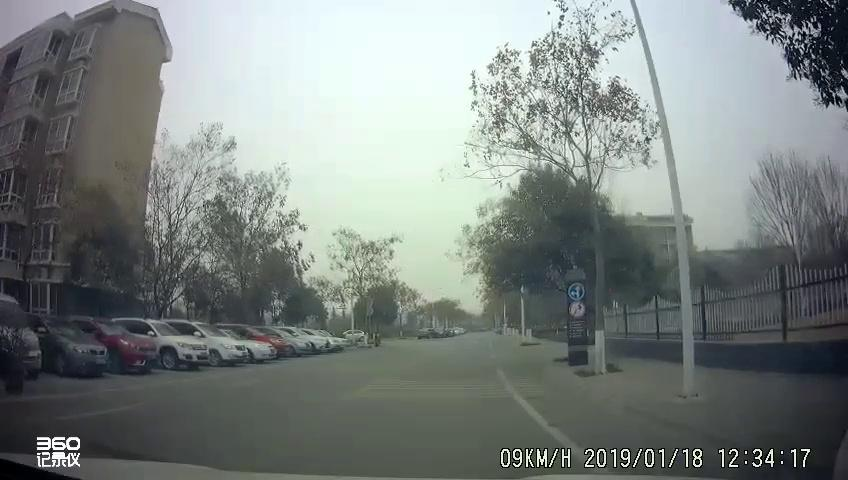
#> input picture preprog/16665.jpg, 848 x 480 px
$ python test1102_b.py
#> lines starting #> are read from the running program, lines starting #| are printed output that depends on the picture
### preprog/HSI_RGB.py
# -*- coding:utf-8 -*-

import matplotlib.pyplot as plt
import cv2 as cv
import numpy as np

# 显示汉字用
plt.rcParams['font.sans-serif'] = ['SimHei']
plt.rcParams['axes.unicode_minus'] = False


# 定义显示一张图片函数
# [12 lines left out: functions imshow, label_def, not called in this run]


# 读取图片
img_orig = cv.imread('16665.jpg', 1)    # 读取彩色图片
#> img_orig is the input picture: shape (480, 848, 3); mean B, G, R 128.3, 130.7, 123.7


# RGB到HSI的变换
def rgb2hsi(image):
    b, g, r = cv.split(image)                    # 读取通道
    r = r / 255.0                                # 归一化
    g = g / 255.0
    b = b / 255.0
    eps = 1e-6                                   # 防止除零

    img_i = (r + g + b) / 3                      # I分量

    img_h = np.zeros(r.shape, dtype=np.float32)
    img_s = np.zeros(r.shape, dtype=np.float32)
    min_rgb = np.zeros(r.shape, dtype=np.float32)
    # 获取RGB中最小值
    min_rgb = np.where((r <= g) & (r <= b), r, min_rgb)
    min_rgb = np.where((g <= r) & (g <= b), g, min_rgb)
    min_rgb = np.where((b <= g) & (b <= r), b, min_rgb)
    img_s = 1 - 3*min_rgb/(r+g+b+eps)                                            # S分量

    num = ((r-g) + (r-b))/2
    den = np.sqrt((r-g)**2 + (r-b)*(g-b)+eps)
    theta = np.arccos(num/(den+eps))
    img_h = np.where((b-g) > 0, 2*np.pi - theta, theta)                           # H分量

    img_h = img_h/(2*np.pi)                                                       # 归一化
    temp_s = img_s - np.min(img_s)
    temp_i = img_i - np.min(img_i)
    img_s = temp_s/np.max(temp_s)
    img_i = temp_i/np.max(temp_i)

    image_hsi = cv.merge((img_h, img_s, img_i))
    return image_hsi


# HSI到RGB的变换
def hsi2rgb(image_hsi):
    eps = 1e-6                                                                  # 防止除零
    img_h, img_s, img_i = cv.split(image_hsi)
    # img_s = img_s / 255.0                               #归一化
    # img_i = img_i / 255.0
    # img_h = img_h / 255.0

    img_h = img_h*2*np.pi
    img_r = np.zeros(img_h.shape, dtype=np.float32)
    img_g = np.zeros(img_h.shape, dtype=np.float32)
    img_b = np.zeros(img_h.shape, dtype=np.float32)

    # 扇区1
    img_b = np.where((img_h >= 0) & (img_h < 2 * np.pi / 3), img_i * (1 - img_s), img_b)
    img_r = np.where((img_h >= 0) & (img_h < 2 * np.pi / 3),
                     img_i * (1 + img_s * np.cos(img_h) / (np.cos(np.pi/3 - img_h))), img_r)
    img_g = np.where((img_h >= 0) & (img_h < 2 * np.pi / 3), 3 * img_i - (img_r + img_b), img_g)

    # 扇区2
    img_r = np.where((img_h >= 2*np.pi/3) & (img_h < 4*np.pi/3), img_i * (1 - img_s), img_r)
    img_g = np.where((img_h >= 2*np.pi/3) & (img_h < 4*np.pi/3),
                     img_i * (1 + img_s * np.cos(img_h-2*np.pi/3) / (np.cos(np.pi/3 - (img_h-2*np.pi/3)))), img_g)
    img_b = np.where((img_h >= 2*np.pi/3) & (img_h < 4*np.pi/3), 3 * img_i - (img_r + img_g), img_b)

    # 扇区3
    img_g = np.where((img_h >= 4*np.pi/3) & (img_h <= 2*np.pi), img_i * (1 - img_s), img_g)
    img_b = np.where((img_h >= 4*np.pi/3) & (img_h <= 2*np.pi),
                     img_i * (1 + img_s * np.cos(img_h-4*np.pi/3) / (np.cos(np.pi/3 - (img_h-4*np.pi/3)))), img_b)
    img_r = np.where((img_h >= 4*np.pi/3) & (img_h <= 2*np.pi), 3 * img_i - (img_b + img_g), img_r)

    # [8 lines of commented-out code are left out]

    image_out = cv.merge((img_b*255, img_g*255, img_r*255)).astype('uint8')               # 按RGB合并，后面不用转换通道
    return image_out

# [28 lines of commented-out code are left out]


# [23 lines that do not run on import are left out]

### preprog/test1102_b.py
#!/usr/bin/env python
# -*- coding: utf-8 -*-

# 在HSI域对强度值进行模糊化处理
import time

import cv2 as cv
import numpy as np
import matplotlib.pyplot as plt
from preprog.HSI_RGB import rgb2hsi,hsi2rgb


def t1fs(max,min,mean,num):
    f=1-mean
    if num <= f:
        u = ((num-min)/(f-min))**0.5
        nums = u*(f-min)+min
    elif num > f:
        u = ((max-num)/(max-f))**0.5
        nums = max - u*(max-f)
    return nums

def t1transI(image):
    hsi = rgb2hsi(image)
#> in rgb2hsi, `den = np.sqrt((r-g)**2 + (r-b)*(g-b)+eps)`:
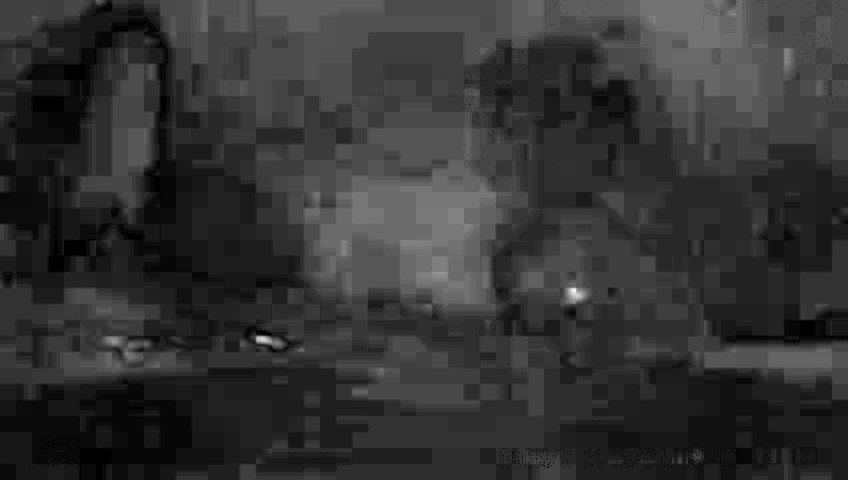
#> den: shape (480, 848) float64; min 0.001, max 0.189, mean 0.0391; drawn with min black and max white
#> in rgb2hsi, `theta = np.arccos(num/(den+eps))`:
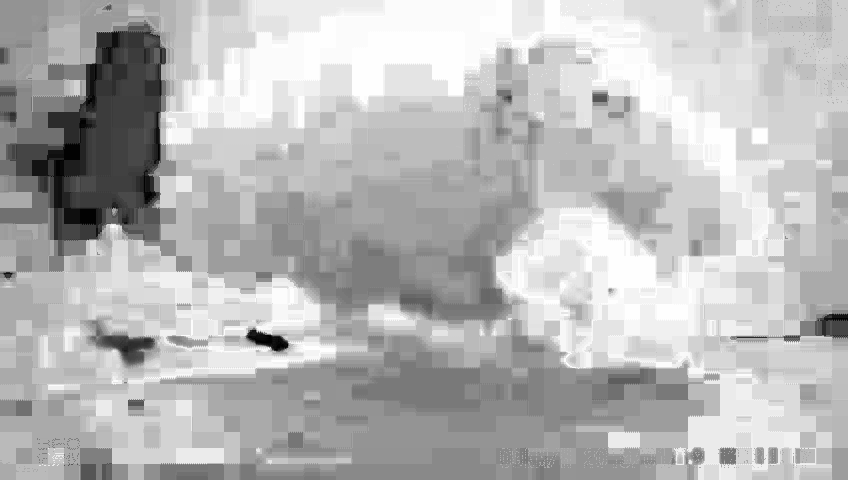
#> theta: shape (480, 848) float64; min 0.00945, max 3.13, mean 2.26; drawn with min black and max white
#> in rgb2hsi, `img_h = np.where((b-g) > 0, 2*np.pi - theta, theta)`:
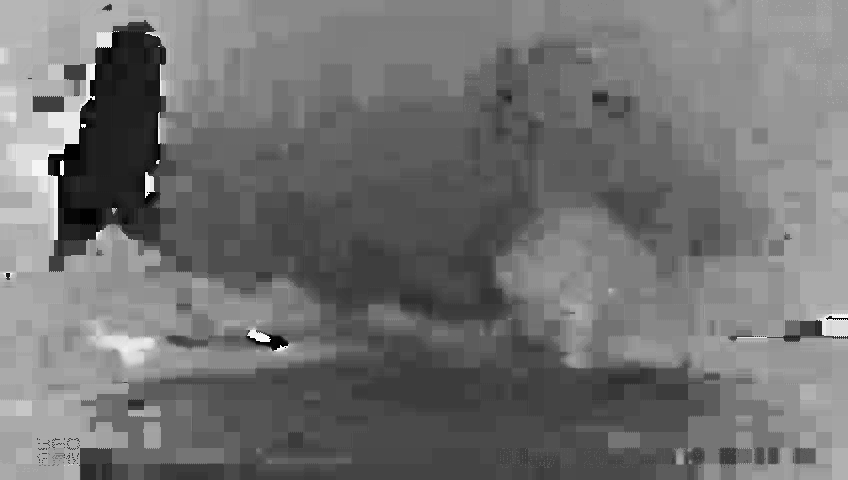
#> img_h: shape (480, 848) float64; min 0.00945, max 6.26, mean 2.81; drawn with min black and max white
#> in rgb2hsi, `image_hsi = cv.merge((img_h, img_s, img_i))`:
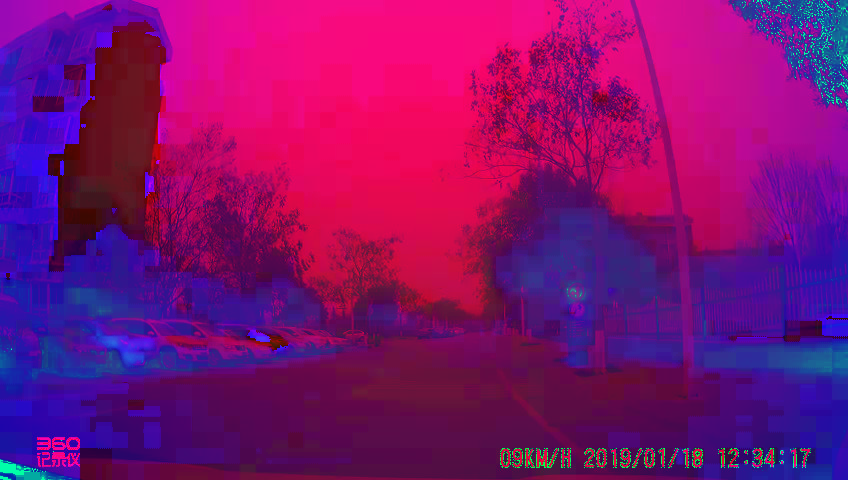
#> image_hsi: shape (480, 848, 3) float64; mean of channels 0, 1, 2 0.447, 0.0578, 0.5; drawn as B, G, R
    h,s,i = cv.split(hsi)
    img_i = np.asarray(i)
    max_i = img_i.max()
    min_i = img_i.min()
    mean_i = img_i.mean()
    function_vector = np.vectorize(t1fs)
    new_i = function_vector(max_i,min_i,mean_i,img_i)
    image_hsi = cv.merge([h, s, new_i])
    image_out = hsi2rgb(image_hsi)
    # image_out = Image.fromarray(np.uint8(image_out*255))
    return image_out

def histogram_demo(image):
    plt.hist(image.ravel(), 256, [0, 256])#ravel函数功能是将多维数组降为一维数组
    plt.show()
def image_hist(image): #画三通道图像的直方图
   color = ("blue", "green", "red")#画笔颜色的值可以为大写或小写或只写首字母或大小写混合
   for i, color in enumerate(color):
       hist = cv.calcHist([image], [i], None, [256], [0, 256])
       plt.plot(hist, color=color)
       plt.xlim([0, 256])
   plt.show()


if __name__ == '__main__':
    img = cv.imread('./16665.jpg')
    start_time = time.perf_counter()
    newimg = t1transI(img)
#> in t1transI, `max_i = img_i.max()`: max_i = 1
#> in t1transI, `min_i = img_i.min()`: min_i = 0
#> in t1transI, `mean_i = img_i.mean()`: mean_i = 0.5
#> in t1transI, `image_hsi = cv.merge([h, s, new_i])`:
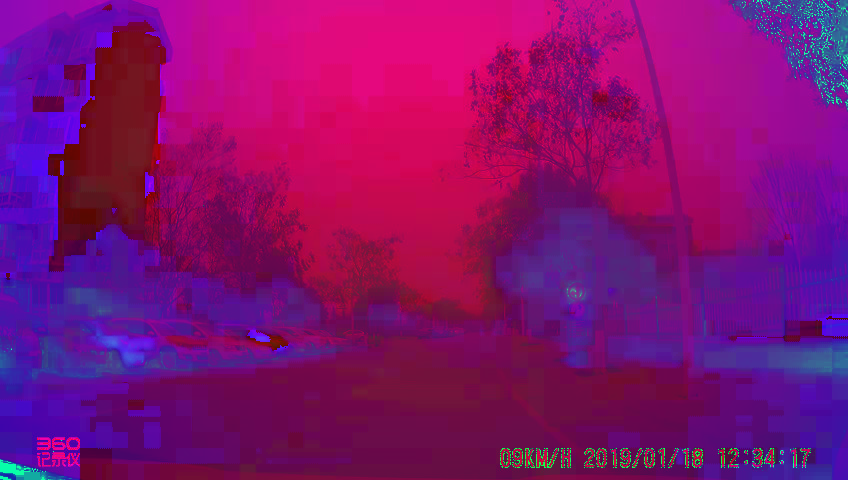
#> image_hsi: shape (480, 848, 3) float64; mean B, G, R 0.447, 0.0578, 0.511
#> in hsi2rgb, `img_b = np.where((img_h >= 2*np.pi/3) & (img_h < 4*np.pi/3), 3 * img_i..`:
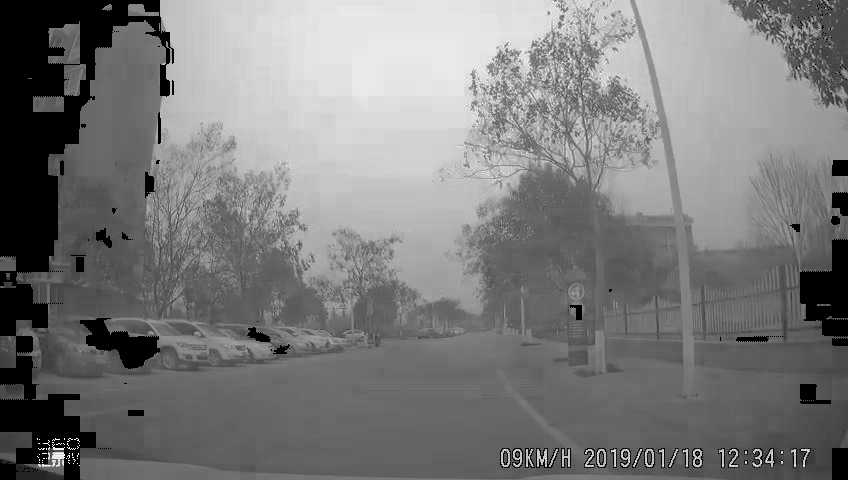
#> img_b: shape (480, 848) float64; min 0, max 1, mean 0.482
    end_time = time.perf_counter()
    print(end_time - start_time)
    histogram_demo(img)
    histogram_demo(newimg)
    plt.subplot(211),plt.imshow(cv.cvtColor(img, cv.COLOR_BGR2RGB))
    plt.subplot(212),plt.imshow(cv.cvtColor(newimg, cv.COLOR_BGR2RGB))
    plt.show()
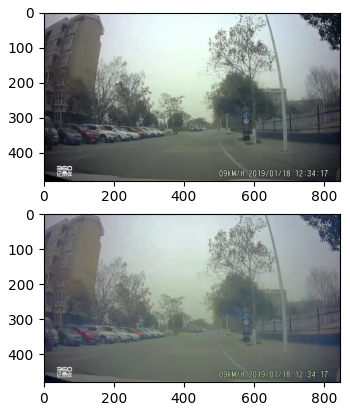
#> figure drawn by matplotlib, 2 panels

    # y = t1fs(1.0,0.,0.5,0.7)
    # print(y)

$ run again, with preprog/01788.jpg copied over preprog/16665.jpg
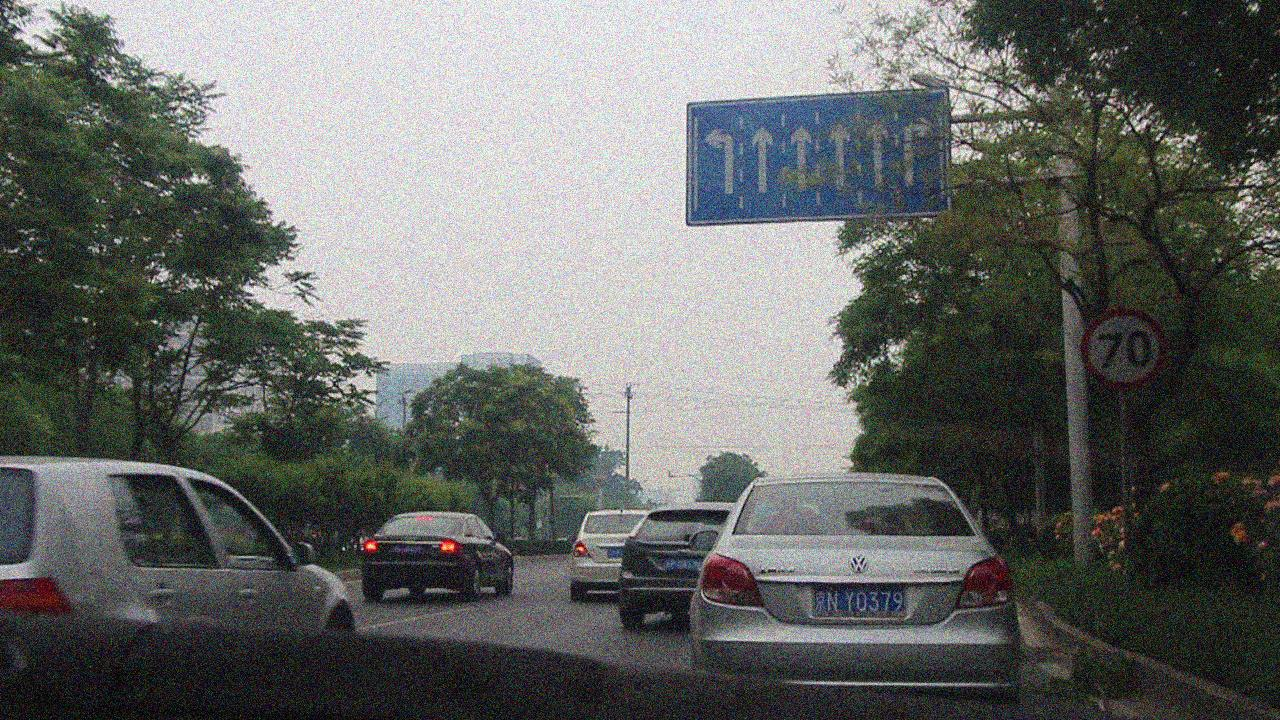
#> input picture preprog/01788.jpg, 1280 x 720 px
#> img_orig is the input picture: shape (720, 1280, 3); mean B, G, R 101.8, 104.4, 102.2
#> in rgb2hsi, `theta = np.arccos(num/(den+eps))`:
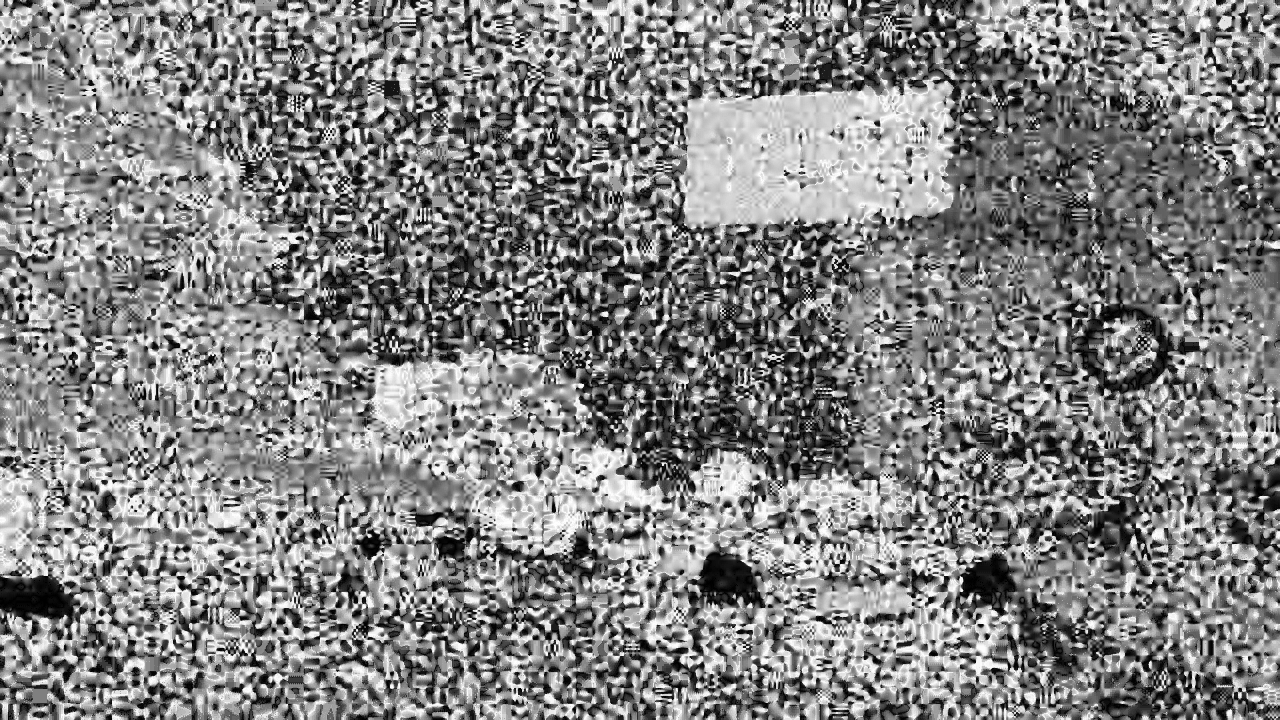
#> theta: shape (720, 1280) float64; min 0.00217, max 3.14, mean 1.62; drawn with min black and max white
#> in rgb2hsi, `img_h = np.where((b-g) > 0, 2*np.pi - theta, theta)`:
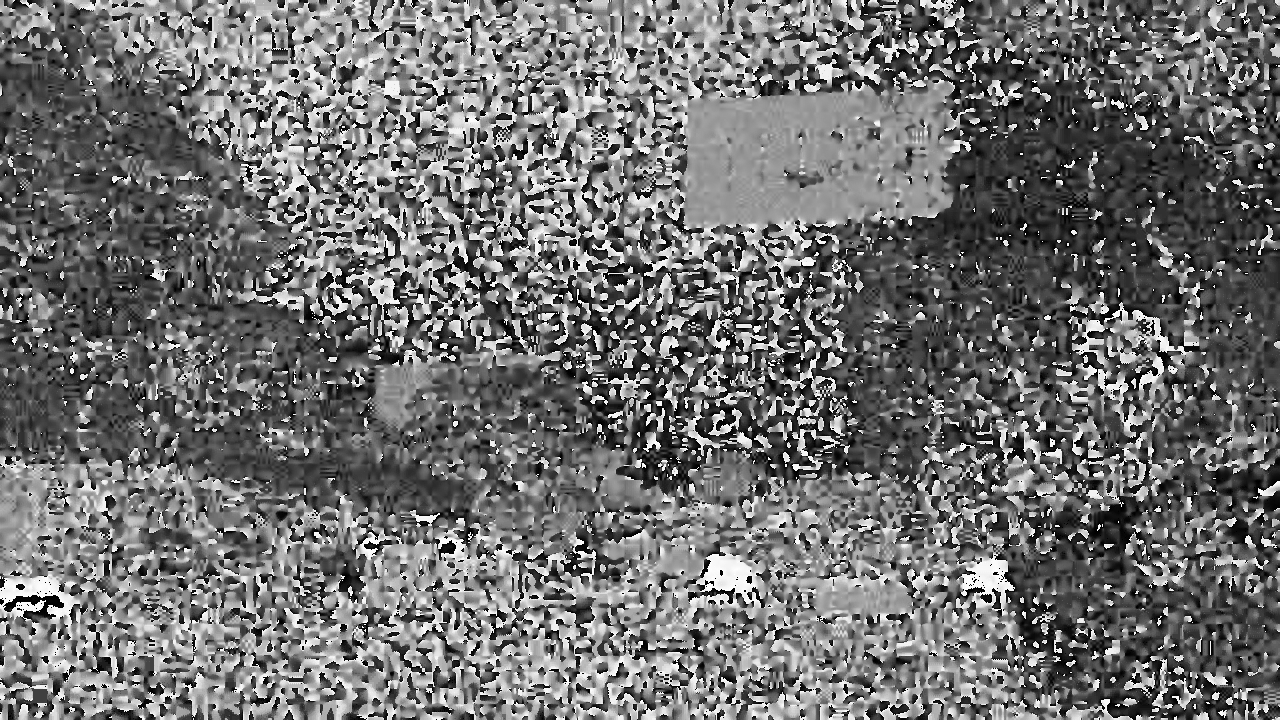
#> img_h: shape (720, 1280) float64; min 0.00217, max 6.28, mean 2.76; drawn with min black and max white
#> max_i = 1
#> min_i = 0
#> mean_i = 0.403

$ run again, with preprog/03500.jpg copied over preprog/16665.jpg
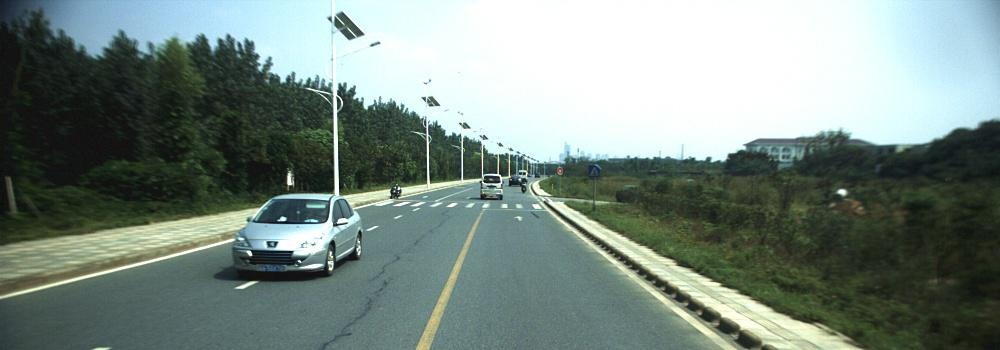
#> input picture preprog/03500.jpg, 1000 x 350 px
#> img_orig is the input picture: shape (350, 1000, 3); mean B, G, R 130.6, 137.4, 122.2
#> in rgb2hsi, `image_hsi = cv.merge((img_h, img_s, img_i))`:
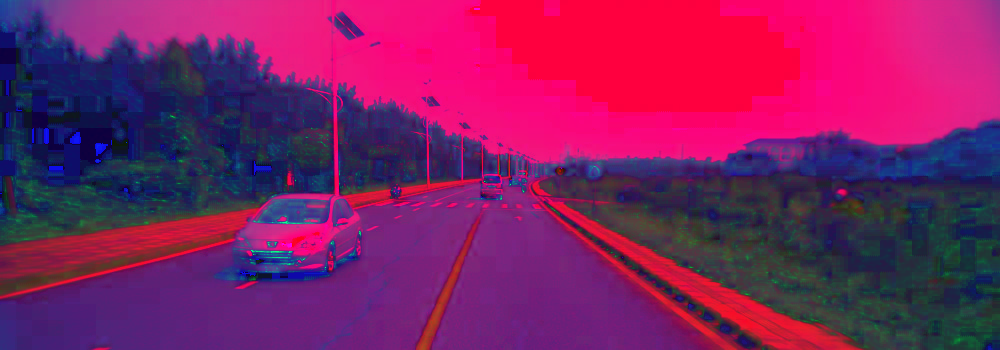
#> image_hsi: shape (350, 1000, 3) float64; mean of channels 0, 1, 2 0.385, 0.124, 0.501; drawn as B, G, R
#> max_i = 1
#> min_i = 0
#> mean_i = 0.501
#> `plt.show()`:
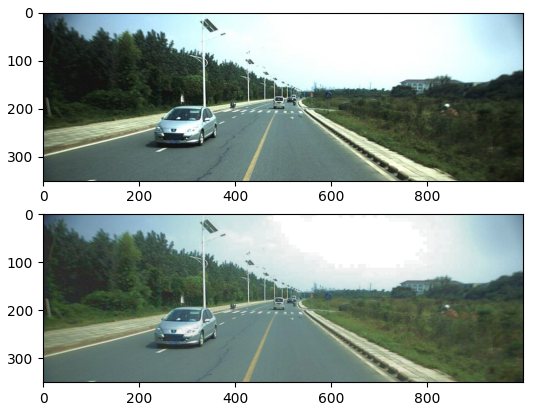
#> figure drawn by matplotlib, 2 panels

$ run again, with preprog/03816.jpg copied over preprog/16665.jpg
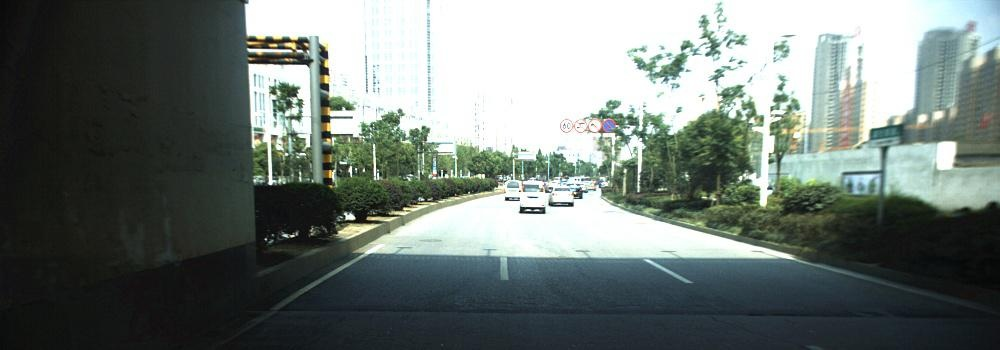
#> input picture preprog/03816.jpg, 1000 x 350 px
#> img_orig is the input picture: shape (350, 1000, 3); mean B, G, R 115.5, 120, 110.5
#> max_i = 1
#> min_i = 0
#> mean_i = 0.452
#> `plt.show()`:
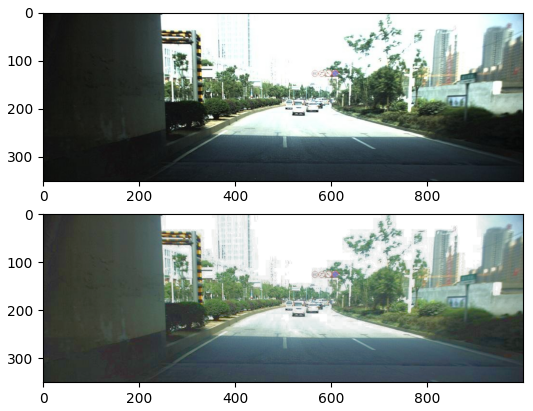
#> figure drawn by matplotlib, 2 panels
